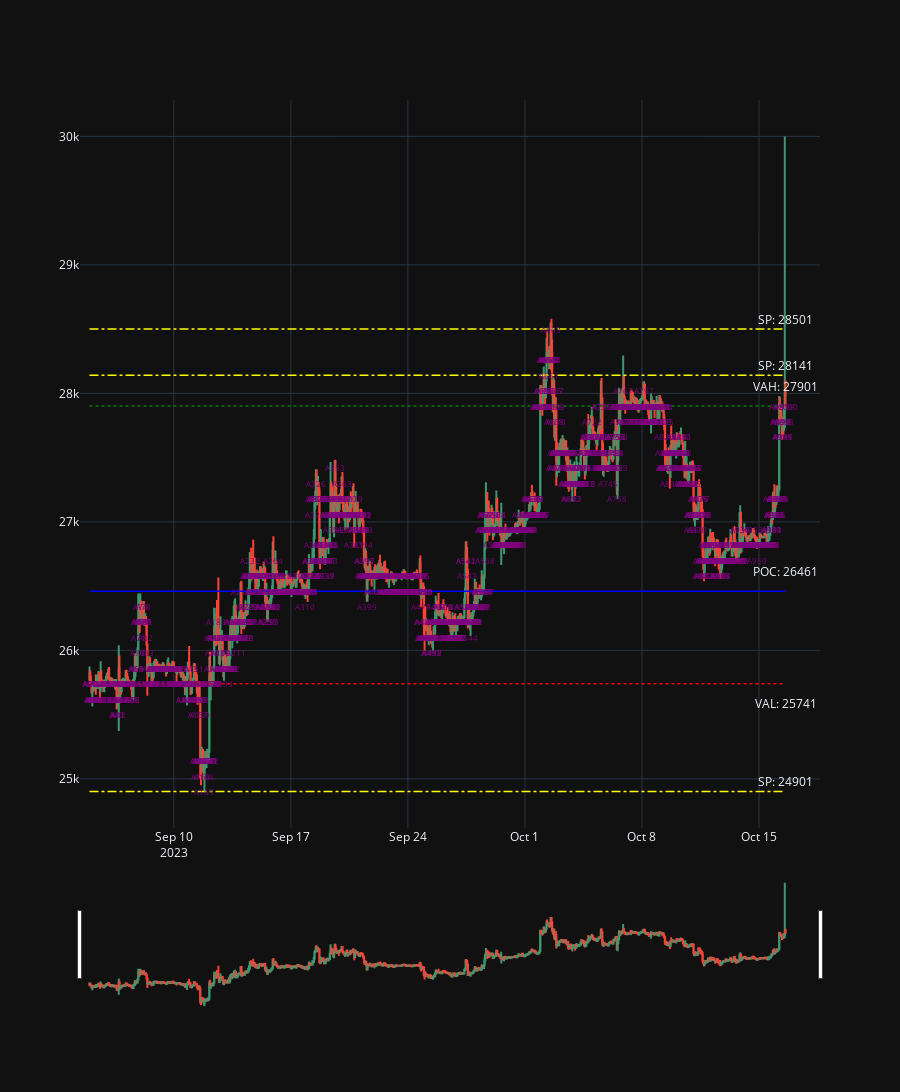

Write notebook code for a chart like this one.
### Markdown cell above
Visualize the TPO chart using Plotly

### Code cell
import plotly.graph_objects as go

# Create a candlestick chart
fig = go.Figure(data=[go.Candlestick(x=data.index,
                                     open=data['open'],
                                     high=data['high'],
                                     low=data['low'],
                                     close=data['close'])])

# Overlay the TPOs as text annotations with smaller font size and a distinct color
for idx, row in data.iterrows():
    fig.add_annotation(x=idx, y=row['interval'],
                       text=row['symbol'],
                       showarrow=False,
                       font=dict(size=8, color='purple'))

# Highlight the POC, VAL, and VAH using shapes
shapes = [
    dict(type='line', y0=poc, y1=poc, x0=data.index[0], x1=data.index[-1], line=dict(color='blue', width=1.5)),
    dict(type='line', y0=val, y1=val, x0=data.index[0], x1=data.index[-1], line=dict(color='red', width=1.5, dash='dot')),
    dict(type='line', y0=vah, y1=vah, x0=data.index[0], x1=data.index[-1], line=dict(color='green', width=1.5, dash='dot'))
]

# Adjust the yshift values for the annotations to prevent overlap
fig.add_annotation(x=data.index[-1], y=poc, text=f"POC: {poc}", showarrow=False, yshift=20)
fig.add_annotation(x=data.index[-1], y=val, text=f"VAL: {val}", showarrow=False, yshift=-20)
fig.add_annotation(x=data.index[-1], y=vah, text=f"VAH: {vah}", showarrow=False, yshift=20)

fig.update_layout(shapes=shapes, height=1200, template="plotly_dark")

# Mark the Single Prints with lines and labels
for sp in single_prints:
    fig.add_shape(type="line",
                  x0=data.index[0], x1=data.index[-1], y0=sp, y1=sp,
                  line=dict(color="yellow", width=1.5, dash="dashdot"))
    fig.add_annotation(x=data.index[-1], y=sp, text=f"SP: {sp}", showarrow=False, yshift=10)

# Display the chart
fig.show()
